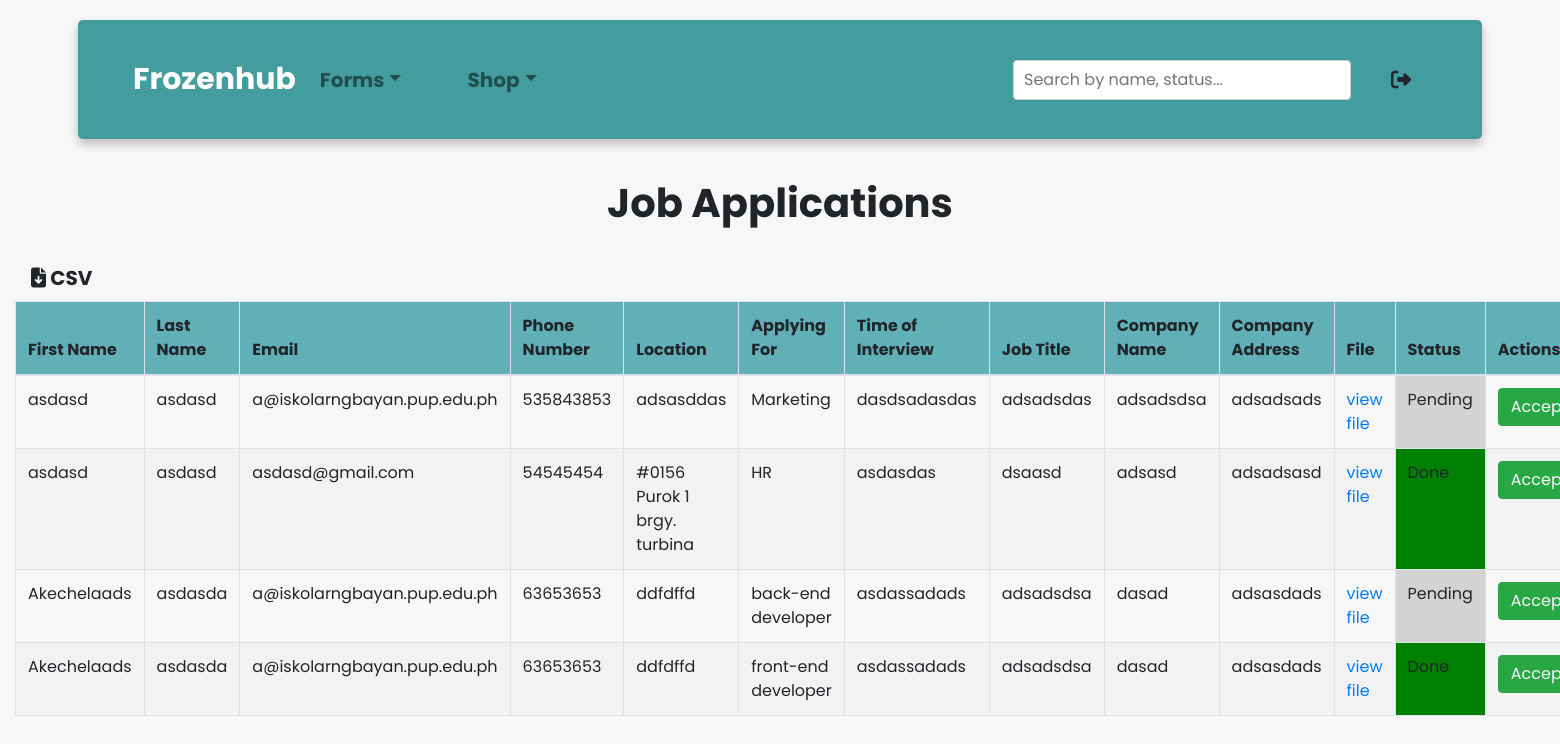
Page /admin/index.php?jobs (signed in) on the committed database.
### tables this page shows
CREATE TABLE `job_table` (
  `job_id` int(50) NOT NULL,
  `firstname` varchar(50) NOT NULL,
  `lastname` varchar(50) NOT NULL,
  `email` varchar(50) NOT NULL,
  `phoneNum` varchar(50) NOT NULL,
  `address` varchar(50) NOT NULL,
  `position` varchar(50) NOT NULL,
  `interview` varchar(50) NOT NULL,
  `jobTitle` varchar(50) NOT NULL,
  `comName` varchar(50) NOT NULL,
  `comAddress` varchar(50) NOT NULL,
  `status` varchar(255) NOT NULL,
  `file` varchar(255) NOT NULL
);

### admin/jobs.php (the view)
<div class="container-fluid">
  <h1 class="text-center" style="padding: 20px; font-weight:bold">Job Applications</h1>
  <a class="nav-link" href="./csv/download_job.php" style="font-size: 20px; font-weight:bold;">
  <i class="fa-solid fa-file-arrow-down" aria-hidden="true"></i> CSV</a>
        <table id="table" class="table table-stripped table-bordered dataTable responsive display nowrap no-footer dtr-inline collapsed printTable darkBG" role="grid" cellspacing="0" style="width:100%">
        <thead style="background-color: #61b0b7">
        <tr>
            <th>First Name</th>
            <th>Last Name</th>
            <th>Email</th>
            <th>Phone Number</th>
            <th>Location</th>
            <th>Applying For</th>
            <th>Time of Interview</th>
            <th>Job Title</th>
            <th>Company Name</th>
            <th>Company Address</th>
            <th> File </th>
            <th>Status</th>
		        <th colspan="2">Actions</th>
        </tr>
</thead>
<tbody>
<?php
$sql = "SELECT * FROM job_table ORDER BY `job_table`.`job_id` DESC";
$result = $conn->query($sql);
    while ($row = mysqli_fetch_assoc($result)){
    $job_id = $row["job_id"];
    $status = $row["status"];
    $file_content = $row["file"];
    echo '<tr>
		<td data-label="First name">'. $row["firstname"] . '</td>
		<td data-label="Last name">' . $row["lastname"] . '</td>
		<td data-label="Email">' . $row["email"] . '</td>
		<td data-label="Phone Number">' . $row['phoneNum'] . '</td>
		<td data-label="Address">' . $row['address']. '</td>
    <td data-label="Applying For">' . $row['position']. '</td>
    <td data-label="Interview Date/s">' . $row['interview']. '</td>
		<td data-label="Job Title">' . $row['jobTitle'] . '</td>
		<td data-label="Company Name">' . $row['comName'] .'</td>
		<td data-label="Company Address">'. $row['comAddress'] .'</td>';
?>
        <td data-label="Resume"> <a href="../files/<?php echo $file_content?>">view file</a></td>
    <?php
    if ($status == "Pending"){
      echo '
      <td style="background:lightgray;" data-label="Status">'.$status.'</td>
      ';
    }
    if ($status == "Done"){
      echo '
      <td style="background:green;" data-label="Status">'.$status.'</td>
      ';
    }
    echo'
		<td data-label="Actions">
    <form method ="post">
    <button class="btn btn-success">
    <a href="./approval/job_done.php?id='.$job_id.'" class="text-light">Accept</a></button>
   </td>
   <td>
    <button class="btn btn-secondary">
    <a href="./approval/job_pending.php?id='.$job_id.'" class="text-light">To Process</a></button>
   </td>
    </form> ';}
?>
      </table>
  </div>

### style.css (style rules this page uses)
tr:nth-child(even) { background-color: #f2f2f2; }

### rows in the picture
job_table: firstname "asdasd", lastname "asdasd", email "a@iskolarngbayan.pup.edu.ph", phoneNum "535843853", address "adsasddas", position "Marketing", interview "dasdsadasdas", jobTitle "adsadsdas", comName "adsadsdsa", comAddress "adsadsads", status "Pending"
job_table: firstname "asdasd", lastname "asdasd", email "asdasd@gmail.com", phoneNum "54545454", address "#0156 Purok 1 brgy. turbina", position "HR", interview "asdasdas", jobTitle "dsaasd", comName "adsasd", comAddress "adsadsasd", status "Done"
job_table: firstname "Akechelaads", lastname "asdasda", email "a@iskolarngbayan.pup.edu.ph", phoneNum "63653653", address "ddfdffd", position "back-end developer", interview "asdassadads", jobTitle "adsadsdsa", comName "dasad", comAddress "adsasdads", status "Pending"
job_table: firstname "Akechelaads", lastname "asdasda", email "a@iskolarngbayan.pup.edu.ph", phoneNum "63653653", address "ddfdffd", position "front-end developer", interview "asdassadads", jobTitle "adsadsdsa", comName "dasad", comAddress "adsasdads", status "Done"
